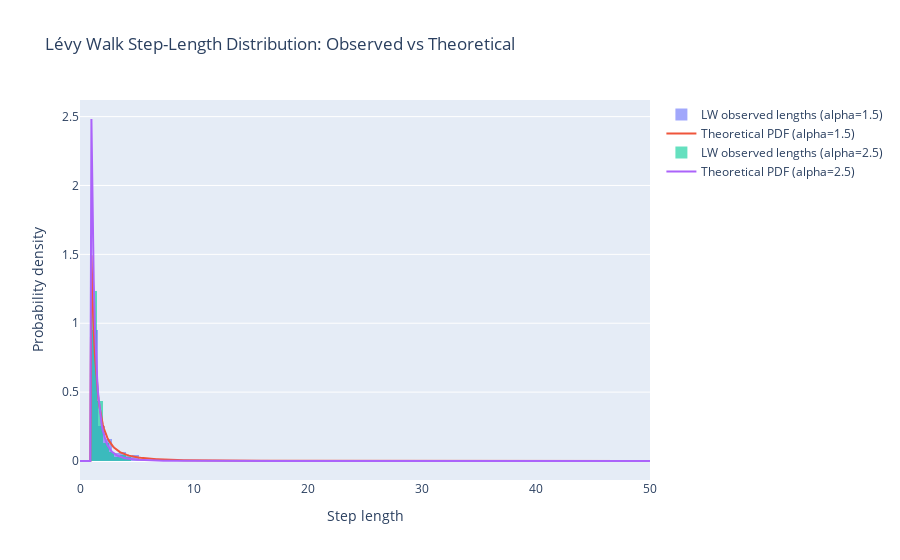

The notebook cell saved with this chart:
### Markdown cell above
# **Activity 4:** Step-length Distribution - (source dist. vs observed dist.)
This fragment describes the Lévy Walk (LW), a type of trajectory where step lengths follow a heavy-tailed distribution, typically a power law (Pareto distribution). The alpha parameter controls the probability of long steps. The code generates LW trajectories by drawing step lengths from a Pareto distribution and random directions. It then calculates the actual step lengths and compares them with the theoretical Pareto distribution using histograms and overlaying the probability density function

### Code cell
# LÉVY WALK (LW) TRAJECTORY GENERATION
def generate_levy_walk_trajectory(n_steps=200, alpha=1.5, step_scale=1.0, turning_angle_std=np.pi/4):
    """
    Generates a Lévy Walk trajectory using a Pareto distribution (xm=1) 
    for step lengths and random turns with a normal distribution.
    """
    # Generate step lengths using Pareto:
    # np.random.pareto(alpha) -> [0, ∞); +1 ensures x >= 1.
    step_lengths = (np.random.pareto(alpha, size=n_steps) + 1) * step_scale
    
    # Initial random angle
    angle = np.random.uniform(0, 2 * np.pi)
    
    # Starting coordinates
    x, y = [0], [0]
    
    # For each step, turn and move
    for step in step_lengths:
        # Random turn with normal variation
        delta_angle = np.random.normal(loc=0, scale=turning_angle_std)
        angle += delta_angle
        
        # Update position
        x.append(x[-1] + step * np.cos(angle))
        y.append(y[-1] + step * np.sin(angle))
        
    # Return a DataFrame with the coordinates
    return pd.DataFrame({'x': x[1:], 'y': y[1:]})

# GET STEP LENGTHS

def get_step_lengths(traj_df):
    """
    Calculates the distance between consecutive points (dx, dy) 
    to obtain the length of each step in the trajectory.
    """
    dx = np.diff(traj_df['x'])
    dy = np.diff(traj_df['y'])
    return np.sqrt(dx**2 + dy**2)

# GENERATE TWO LW TRAJECTORIES WITH DIFFERENT ALPHA VALUES
lw1 = generate_levy_walk_trajectory(n_steps=300, alpha=1.5, step_scale=1.0, turning_angle_std=np.pi/4)
lw2 = generate_levy_walk_trajectory(n_steps=300, alpha=2.5, step_scale=1.0, turning_angle_std=np.pi/4)

# OBTAIN STEP LENGTHS
steps_lw1 = get_step_lengths(lw1)
steps_lw2 = get_step_lengths(lw2)

# CREATE AN EXTENDED RANGE TO SHOW THE COMPLETE PDF
# Take the maximum observed value from both trajectories
max_val = max(steps_lw1.max(), steps_lw2.max())

# Define a range from 0 to a higher value (e.g., 50 or max_val)
x_vals = np.linspace(0, max(50, max_val), 500)

# CALCULATE THE PARETO PDF, FORCING 0 WHEN x < 1
pdf_lw1 = np.where(
    x_vals < 1,
    0,  # PDF = 0 for x < 1
    1.5 * 1**1.5 / (x_vals ** (1.5 + 1))  # alpha=1.5, xm=1
)

pdf_lw2 = np.where(
    x_vals < 1,
    0,  # PDF = 0 for x < 1
    2.5 * 1**2.5 / (x_vals ** (2.5 + 1))  # alpha=2.5, xm=1
)

fig = go.Figure()

# Histogram for LW1
fig.add_trace(
    go.Histogram(
        x=steps_lw1, 
        histnorm='probability density',
        name='LW observed lengths (alpha=1.5)', 
        opacity=0.6,
        xbins=dict(
            start=min(steps_lw1),
            end=max(steps_lw1),
            size=0.6  # value to change the bin width
        )
    )
)
# Theoretical PDF for LW1
fig.add_trace(
    go.Scatter(
        x=x_vals, 
        y=pdf_lw1, 
        mode='lines',
        name='Theoretical PDF (alpha=1.5)'
    )
)

# Histogram for LW2
fig.add_trace(
    go.Histogram(
        x=steps_lw2, 
        histnorm='probability density',
        name='LW observed lengths (alpha=2.5)', 
        opacity=0.6,
        xbins=dict(
            start=min(steps_lw2),
            end=max(steps_lw2),
            size=0.5 
        )
    )
)
# Theoretical PDF for LW2
fig.add_trace(
    go.Scatter(
        x=x_vals, 
        y=pdf_lw2, 
        mode='lines',
        name='Theoretical PDF (alpha=2.5)'
    )
)

fig.update_layout(
    title="Lévy Walk Step-Length Distribution: Observed vs Theoretical",
    xaxis_title="Step length",
    yaxis_title="Probability density",
    barmode='overlay'
)

fig.show()

### Figure 1 — Plotly figure (JSON) as saved in the notebook; plotly's stock layout.template omitted (floating-point values rounded to 4 significant figures; data arrays with more than 128 entries replaced by an {"elided": "..."} marker saying what was removed)
{"data": [{"histnorm": "probability density", "name": "LW observed lengths (alpha=1.5)", "opacity": 0.6, "type": "histogram", "x": {"elided": "299 float values"}, "xbins": {"end": 37.05, "size": 0.6, "start": 1.001}}, {"mode": "lines", "name": "Theoretical PDF (alpha=1.5)", "type": "scatter", "x": {"elided": "500 float values"}, "y": {"elided": "500 float values"}}, {"histnorm": "probability density", "name": "LW observed lengths (alpha=2.5)", "opacity": 0.6, "type": "histogram", "x": {"elided": "299 float values"}, "xbins": {"end": 8.028, "size": 0.5, "start": 1.006}}, {"mode": "lines", "name": "Theoretical PDF (alpha=2.5)", "type": "scatter", "x": {"elided": "500 float values"}, "y": {"elided": "500 float values"}}], "layout": {"barmode": "overlay", "title": {"text": "Lévy Walk Step-Length Distribution: Observed vs Theoretical"}, "xaxis": {"title": {"text": "Step length"}}, "yaxis": {"title": {"text": "Probability density"}}}}
